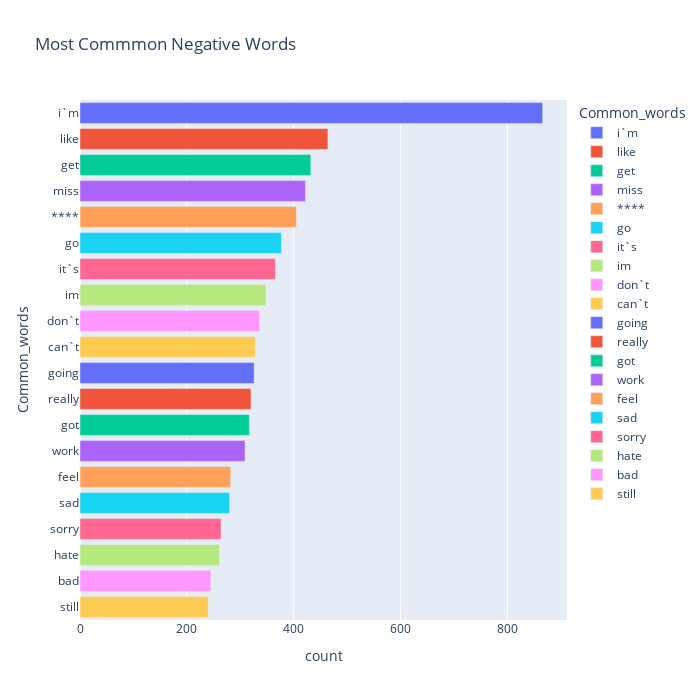

Notebook code for this chart:
### Code cell
fig = px.bar(temp_negatives, x="count", y="Common_words", title='Most Commmon Negative Words', orientation='h', 
             width=700, height=700,color='Common_words')
fig.show()

### Figure 1 — Plotly figure (JSON) as saved in the notebook; plotly's stock layout.template omitted (floating-point values rounded to 4 significant figures)
{"data": [{"alignmentgroup": "True", "hovertemplate": "Common_words=%{y}<br>count=%{x}<extra></extra>", "legendgroup": "i`m", "marker": {"color": "#636efa", "pattern": {"shape": ""}}, "name": "i`m", "offsetgroup": "i`m", "orientation": "h", "showlegend": true, "textposition": "auto", "type": "bar", "x": [866], "xaxis": "x", "y": ["i`m"], "yaxis": "y"}, {"alignmentgroup": "True", "hovertemplate": "Common_words=%{y}<br>count=%{x}<extra></extra>", "legendgroup": "like", "marker": {"color": "#EF553B", "pattern": {"shape": ""}}, "name": "like", "offsetgroup": "like", "orientation": "h", "showlegend": true, "textposition": "auto", "type": "bar", "x": [464], "xaxis": "x", "y": ["like"], "yaxis": "y"}, {"alignmentgroup": "True", "hovertemplate": "Common_words=%{y}<br>count=%{x}<extra></extra>", "legendgroup": "get", "marker": {"color": "#00cc96", "pattern": {"shape": ""}}, "name": "get", "offsetgroup": "get", "orientation": "h", "showlegend": true, "textposition": "auto", "type": "bar", "x": [432], "xaxis": "x", "y": ["get"], "yaxis": "y"}, {"alignmentgroup": "True", "hovertemplate": "Common_words=%{y}<br>count=%{x}<extra></extra>", "legendgroup": "miss", "marker": {"color": "#ab63fa", "pattern": {"shape": ""}}, "name": "miss", "offsetgroup": "miss", "orientation": "h", "showlegend": true, "textposition": "auto", "type": "bar", "x": [422], "xaxis": "x", "y": ["miss"], "yaxis": "y"}, {"alignmentgroup": "True", "hovertemplate": "Common_words=%{y}<br>count=%{x}<extra></extra>", "legendgroup": "****", "marker": {"color": "#FFA15A", "pattern": {"shape": ""}}, "name": "****", "offsetgroup": "****", "orientation": "h", "showlegend": true, "textposition": "auto", "type": "bar", "x": [405], "xaxis": "x", "y": ["****"], "yaxis": "y"}, {"alignmentgroup": "True", "hovertemplate": "Common_words=%{y}<br>count=%{x}<extra></extra>", "legendgroup": "go", "marker": {"color": "#19d3f3", "pattern": {"shape": ""}}, "name": "go", "offsetgroup": "go", "orientation": "h", "showlegend": true, "textposition": "auto", "type": "bar", "x": [377], "xaxis": "x", "y": ["go"], "yaxis": "y"}, {"alignmentgroup": "True", "hovertemplate": "Common_words=%{y}<br>count=%{x}<extra></extra>", "legendgroup": "it`s", "marker": {"color": "#FF6692", "pattern": {"shape": ""}}, "name": "it`s", "offsetgroup": "it`s", "orientation": "h", "showlegend": true, "textposition": "auto", "type": "bar", "x": [366], "xaxis": "x", "y": ["it`s"], "yaxis": "y"}, {"alignmentgroup": "True", "hovertemplate": "Common_words=%{y}<br>count=%{x}<extra></extra>", "legendgroup": "im", "marker": {"color": "#B6E880", "pattern": {"shape": ""}}, "name": "im", "offsetgroup": "im", "orientation": "h", "showlegend": true, "textposition": "auto", "type": "bar", "x": [348], "xaxis": "x", "y": ["im"], "yaxis": "y"}, {"alignmentgroup": "True", "hovertemplate": "Common_words=%{y}<br>count=%{x}<extra></extra>", "legendgroup": "don`t", "marker": {"color": "#FF97FF", "pattern": {"shape": ""}}, "name": "don`t", "offsetgroup": "don`t", "orientation": "h", "showlegend": true, "textposition": "auto", "type": "bar", "x": [336], "xaxis": "x", "y": ["don`t"], "yaxis": "y"}, {"alignmentgroup": "True", "hovertemplate": "Common_words=%{y}<br>count=%{x}<extra></extra>", "legendgroup": "can`t", "marker": {"color": "#FECB52", "pattern": {"shape": ""}}, "name": "can`t", "offsetgroup": "can`t", "orientation": "h", "showlegend": true, "textposition": "auto", "type": "bar", "x": [328], "xaxis": "x", "y": ["can`t"], "yaxis": "y"}, {"alignmentgroup": "True", "hovertemplate": "Common_words=%{y}<br>count=%{x}<extra></extra>", "legendgroup": "going", "marker": {"color": "#636efa", "pattern": {"shape": ""}}, "name": "going", "offsetgroup": "going", "orientation": "h", "showlegend": true, "textposition": "auto", "type": "bar", "x": [326], "xaxis": "x", "y": ["going"], "yaxis": "y"}, {"alignmentgroup": "True", "hovertemplate": "Common_words=%{y}<br>count=%{x}<extra></extra>", "legendgroup": "really", "marker": {"color": "#EF553B", "pattern": {"shape": ""}}, "name": "really", "offsetgroup": "really", "orientation": "h", "showlegend": true, "textposition": "auto", "type": "bar", "x": [320], "xaxis": "x", "y": ["really"], "yaxis": "y"}, {"alignmentgroup": "True", "hovertemplate": "Common_words=%{y}<br>count=%{x}<extra></extra>", "legendgroup": "got", "marker": {"color": "#00cc96", "pattern": {"shape": ""}}, "name": "got", "offsetgroup": "got", "orientation": "h", "showlegend": true, "textposition": "auto", "type": "bar", "x": [317], "xaxis": "x", "y": ["got"], "yaxis": "y"}, {"alignmentgroup": "True", "hovertemplate": "Common_words=%{y}<br>count=%{x}<extra></extra>", "legendgroup": "work", "marker": {"color": "#ab63fa", "pattern": {"shape": ""}}, "name": "work", "offsetgroup": "work", "orientation": "h", "showlegend": true, "textposition": "auto", "type": "bar", "x": [309], "xaxis": "x", "y": ["work"], "yaxis": "y"}, {"alignmentgroup": "True", "hovertemplate": "Common_words=%{y}<br>count=%{x}<extra></extra>", "legendgroup": "feel", "marker": {"color": "#FFA15A", "pattern": {"shape": ""}}, "name": "feel", "offsetgroup": "feel", "orientation": "h", "showlegend": true, "textposition": "auto", "type": "bar", "x": [282], "xaxis": "x", "y": ["feel"], "yaxis": "y"}, {"alignmentgroup": "True", "hovertemplate": "Common_words=%{y}<br>count=%{x}<extra></extra>", "legendgroup": "sad", "marker": {"color": "#19d3f3", "pattern": {"shape": ""}}, "name": "sad", "offsetgroup": "sad", "orientation": "h", "showlegend": true, "textposition": "auto", "type": "bar", "x": [280], "xaxis": "x", "y": ["sad"], "yaxis": "y"}, {"alignmentgroup": "True", "hovertemplate": "Common_words=%{y}<br>count=%{x}<extra></extra>", "legendgroup": "sorry", "marker": {"color": "#FF6692", "pattern": {"shape": ""}}, "name": "sorry", "offsetgroup": "sorry", "orientation": "h", "showlegend": true, "textposition": "auto", "type": "bar", "x": [264], "xaxis": "x", "y": ["sorry"], "yaxis": "y"}, {"alignmentgroup": "True", "hovertemplate": "Common_words=%{y}<br>count=%{x}<extra></extra>", "legendgroup": "hate", "marker": {"color": "#B6E880", "pattern": {"shape": ""}}, "name": "hate", "offsetgroup": "hate", "orientation": "h", "showlegend": true, "textposition": "auto", "type": "bar", "x": [261], "xaxis": "x", "y": ["hate"], "yaxis": "y"}, {"alignmentgroup": "True", "hovertemplate": "Common_words=%{y}<br>count=%{x}<extra></extra>", "legendgroup": "bad", "marker": {"color": "#FF97FF", "pattern": {"shape": ""}}, "name": "bad", "offsetgroup": "bad", "orientation": "h", "showlegend": true, "textposition": "auto", "type": "bar", "x": [245], "xaxis": "x", "y": ["bad"], "yaxis": "y"}, {"alignmentgroup": "True", "hovertemplate": "Common_words=%{y}<br>count=%{x}<extra></extra>", "legendgroup": "still", "marker": {"color": "#FECB52", "pattern": {"shape": ""}}, "name": "still", "offsetgroup": "still", "orientation": "h", "showlegend": true, "textposition": "auto", "type": "bar", "x": [240], "xaxis": "x", "y": ["still"], "yaxis": "y"}], "layout": {"barmode": "relative", "height": 700, "legend": {"title": {"text": "Common_words"}, "tracegroupgap": 0}, "title": {"text": "Most Commmon Negative Words"}, "width": 700, "xaxis": {"anchor": "y", "domain": [0, 1], "title": {"text": "count"}}, "yaxis": {"anchor": "x", "categoryarray": ["still", "bad", "hate", "sorry", "sad", "feel", "work", "got", "really", "going", "can`t", "don`t", "im", "it`s", "go", "****", "miss", "get", "like", "i`m"], "categoryorder": "array", "domain": [0, 1], "title": {"text": "Common_words"}}}}
